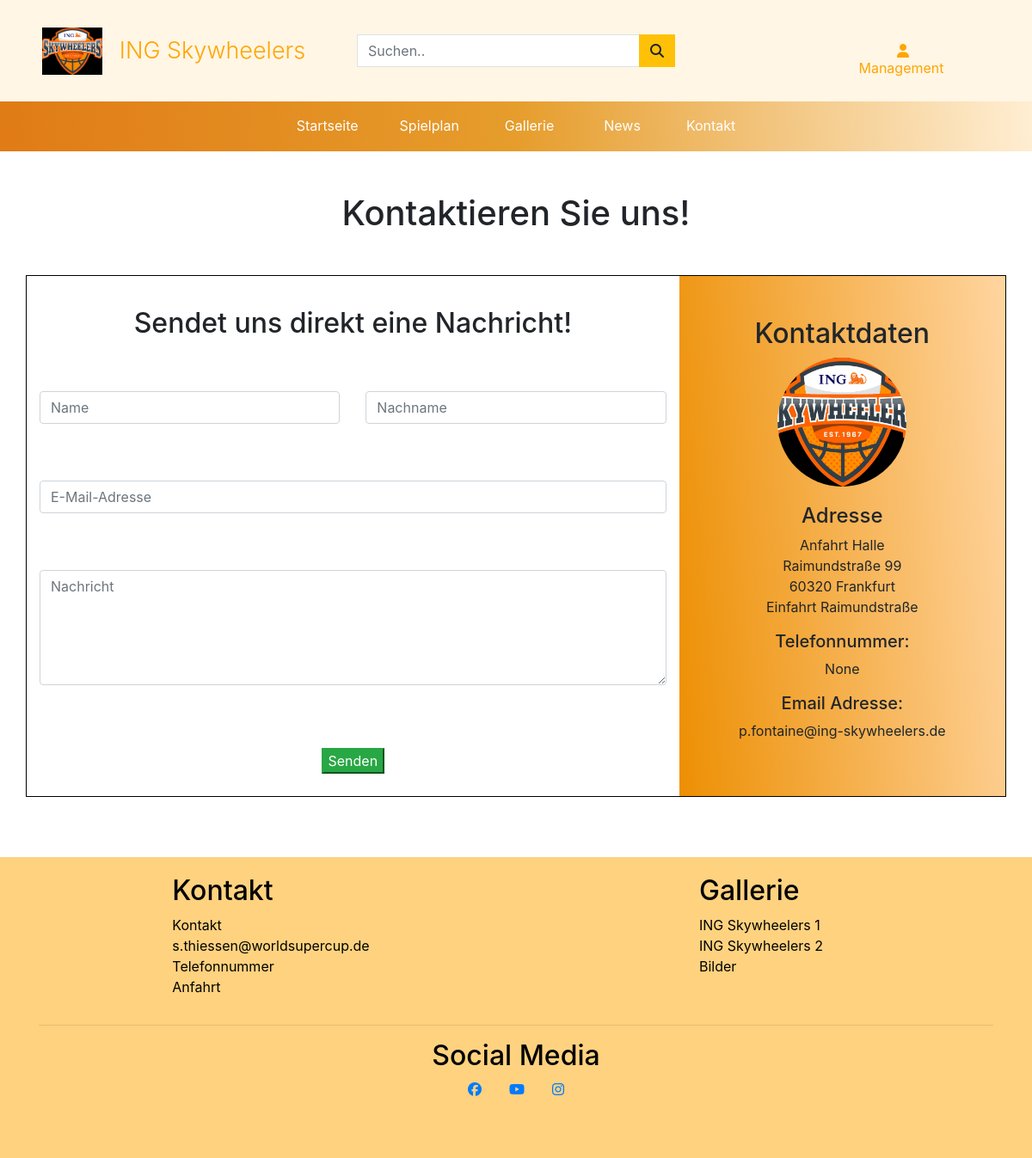
Page /kontakt/ on the earlier database version.
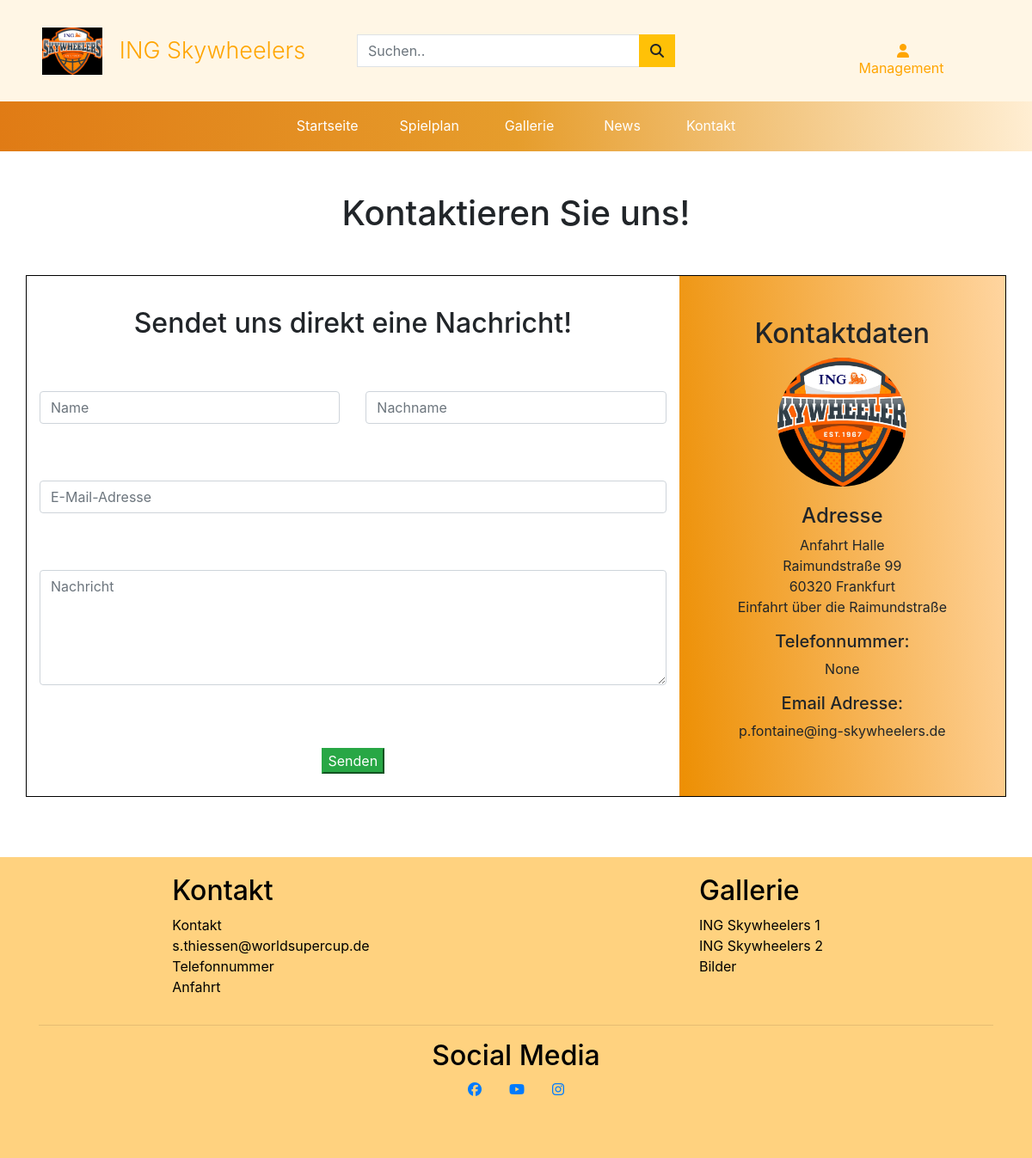
Same page on the later database version.
### contact/models.py (models this page shows)
class ContactInfo(models.Model):
    contactHeading = models.CharField(max_length=100, null=False, blank=False, default='')
    name = models.CharField(max_length=100, null=False, blank=False, default='')
    image = models.ImageField(null=False, blank=False)
    addressLine1 = models.CharField(max_length=100, null=True, blank=True, default='')
    addressLine2 = models.CharField(max_length=100, null=True, blank=True, default='')
    addressLine3 = models.CharField(max_length=100, null=True, blank=True, default='')
    addressLine4 = models.CharField(max_length=100, null=True, blank=True, default='')
    phoneHeading = models.CharField(max_length=40, null=True, blank=True, default='')
    phoneNumber =  models.CharField(max_length=20, null=True, blank=True, default='')
    emailHeading = models.CharField(max_length=20, null=True, blank=True, default='')
    email = models.EmailField(max_length=100, null=True, blank=True, default='')

### contact/views.py (the view)
# urls.py: path('', views.contactPage, name='contactPage'),
def contactPage(request):
    contact_information = ContactInfo.objects.all()
    context = {
        'contact_info': contact_information,
    }
    return render(request, "contact/contact.html", context)

### contact/templates/contact/contact.html (shortened to what this page needs)
{% extends 'base.html' %}
{% load static %}
{% block css %}
<link rel="stylesheet" href="{% static 'contact/css/contact.css' %}">
{% endblock %}
{% block content %}
<section class="my-5">
    <div class="container-fluid text-center">
        <h1>Kontaktieren Sie uns!</h1>
    </div>
</section>
<section class="d-flex justify-content-center">
    <div class="container" id="message-section">
        <form method="post" enctype="text/plain">
            <div class="row">
                <div class="col-12 col-md-8 text-center form-flex" id="contactForm">
                    <div class="row">
                        <div class="col-12">
                            <div class="form-heading">
                                <h2>Sendet uns direkt eine Nachricht!</h2>
                            </div>
                        </div>
                    </div>
                    <div class="row">
                        <div class="col-12 col-md-6 input-padding">
                            <input type="text" name="name" id="name" placeholder="Name" class="form-control"
                                required /><br>
                        </div>
                        <div class="col-12 col-md-6 input-padding">
                            <input type="text" name="surname" id="surname" placeholder="Nachname" class="form-control"
                                required /><br>
                        </div>
                    </div>
                    <div class="row input-padding">
                        <div class="col-12">
                            <input type="email" name="email" id="email" placeholder="E-Mail-Adresse"
                                class="form-control" required /><br>
                        </div>
                    </div>
                    <div class="row input-padding">
                        <div class="col-12">
                            <textarea name="Nachricht" id="contactMessage" placeholder="Nachricht" class="form-control"
                                rows="5" required></textarea>
                        </div>
                    </div>
                    <div class="container">
                        <div class="row input-padding justify-content-center">
                            <div class="formsSubmit center-form">
                                <input type="submit" value="Senden" id="submitBtn" class="btn-success" />
                            </div>
                        </div>
                    </div>
                </div>
                <div class="d-md-block d-none col-md-4 text-center kontakt-space">
                    <div class="kontakt-infos-BG py-5">
                        {% for contact in contact_info %}
                        <h2>{{ contact.contactHeading }}</h2>
                        <div class="contact-image" style="background-image: url('{{ contact.image.url }}')"></div>
                        <ul class="no-left-padding">
                            <h4 class="text-center">{{ contact.name }}</h4>
                            <li class="no-list-style">{{ contact.addressLine1 }}</li>
                            <li class="no-list-style">{{ contact.addressLine2 }}</li>
                            <li class="no-list-style">{{ contact.addressLine3 }}</li>
                            <li class="no-list-style">{{ contact.addressLine4 }}</li>
                        </ul>
                        <ul class="no-left-padding">
                            <h5 class="no-list-style">{{ contact.phoneHeading }}</h5>
                            <li class="no-list-style">{{ contact.phoneNumber }}</li>
                        </ul>
                        <ul class="no-left-padding">
                            <h5 class="no-list-style">{{ contact.emailHeading }}</h5>
                            <li class="no-list-style">{{ contact.email}}</li>
                        </ul>
                        {% endfor %}
                    </div>
                </div>
            </div>
        </form>
    </div>
</section>
{% endblock %}

Differences in the rows shown:
changed ContactInfo "Kontaktdaten": addressLine4 "Einfahrt Raimundstraße" → "Einfahrt über die Raimundstraße"
